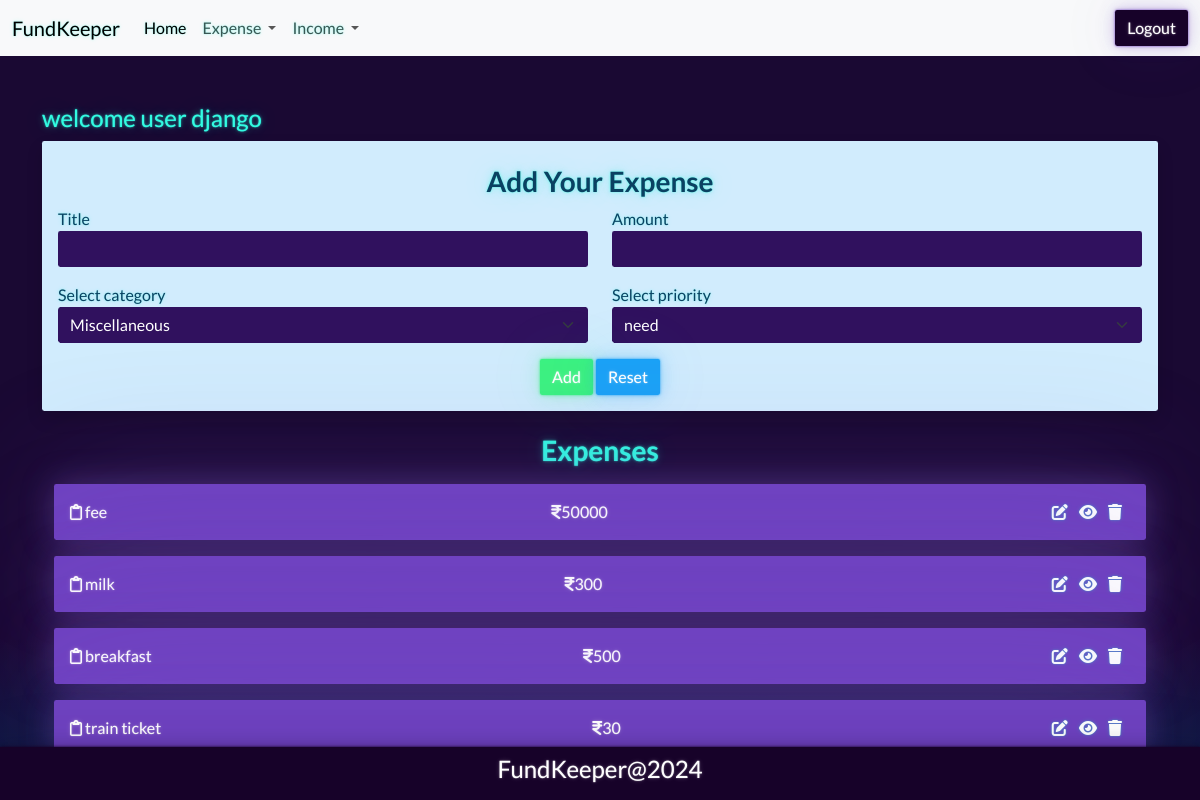
The page /expense/add/ (signed in) on the database as committed earlier.
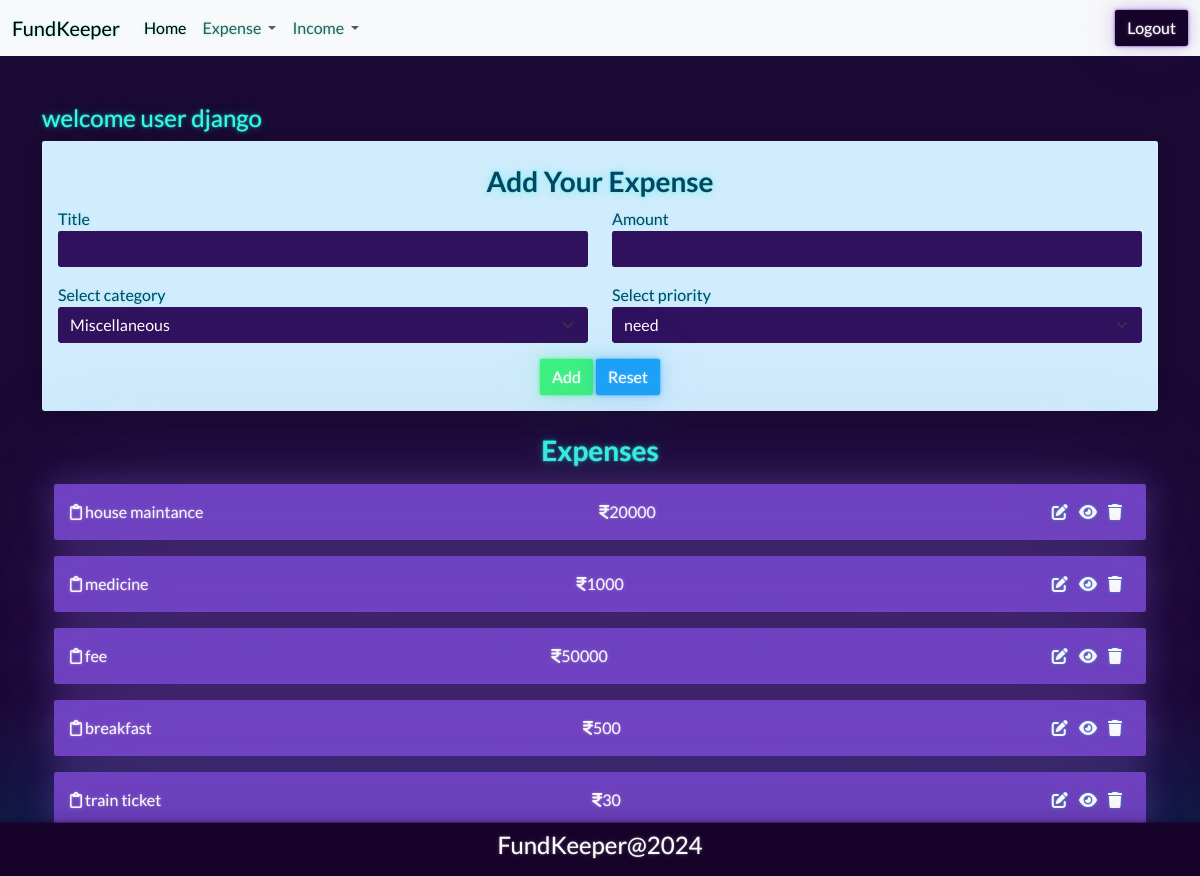
The same page on the database as committed later.
### budget/models.py (models this page shows, shortened)
class Expense(models.Model):
    title=models.CharField(max_length=200)
    amount=models.PositiveIntegerField()
    expense_categories = (
        ("Housing", "Housing"),
        ("Transportation", "Transportation"),
        ("Food", "Food"),
        ("Health", "Health"),
        ("Entertainment", "Entertainment"),
        ("DebtPayments", "Debt Payments"),
        ("PersonalCare", "Personal Care"),
        ("Education", "Education"),
        ("Savings", "Savings"),
        ("Miscellaneous", "Miscellaneous")
    )
    category=models.CharField(max_length=200,choices=expense_categories,default="Miscellaneous")
    user_object=models.ForeignKey(User,on_delete=models.CASCADE)
    created_date=models.DateTimeField(auto_now_add=True)
    priority_options=(
        ("need","need"),
        ("want","want")
    )
    priority=models.CharField(max_length=200,choices=priority_options,default="need")

### budget/views.py (the view, shortened to what this page needs)
# urls.py: path('expense/add/',views.ExpenseCreateView.as_view(),name='expense-add'),
@method_decorator(signin_required,name="dispatch")
class ExpenseCreateView(View):
    def get(self,request,*args, **kwargs):
        form_instance=ExpenseForm()
        qs=Expense.objects.filter(user_object=request.user).order_by("-created_date")
        return render(request,"expense_add.html",{"form":form_instance,"data":qs})

### budget/forms.py
class ExpenseForm(forms.ModelForm):
    class Meta:
        model=Expense
        exclude=("id","created_date","user_object")
        widgets={
            "title":forms.TextInput(attrs={"class":"form-control"}),
            "amount":forms.NumberInput(attrs={"class":"form-control"}),
            "category":forms.Select(attrs={"class":"form-control form-select"}),
            "priority":forms.Select(attrs={"class":"form-control form-select"})
        }

### budget/templates/expense_add.html (shortened to what this page needs)
{%extends 'base.html'%}
{%block main_block%}
<div class="container mt-5">
    <h4>welcome user {{request.user}}</h4>
    <div class="container-fluid border p-3 shadow mb-4 rounded  bg-info-subtle text-info-emphasis" data-aos="zoom-out-up" data-aos-easing="ease-out-cubic"
        data-aos-duration="2000">
        <h3 class="text-center fw-bold my-2">Add Your Expense</h3>
        <form action="" method="post">
            <div class="mb-3">
                <div class="row">
                    <div class="col-6">
                        <label for="">Title</label>
                        {{form.title}}
                    </div>
                    <div class="col-6">
                        <label for="">Amount</label>
                        {{form.amount}}
                    </div>
                </div>
            </div>
            <div class="mb-3">
                <div class="row">
                    <div class="col-6">
                        <label for="">Select category</label>
                        {{form.category}}
                    </div>
                    <div class="col-6">
                        <label for="">Select priority</label>
                        {{form.priority}}
                    </div>
                </div>
            </div>
            <div class="d-flex justify-content-center">
                <div>
                    <button type="submit" class="btn btn-success">Add</button>
                    <button type="reset" class="btn btn-info">Reset</button>
                </div>
            </div>
        </form>
    </div>
    <div class="container-fluid border mb-5 rounded">
        <h3 class="text-center fw-bold my-3">Expenses</h3>
        {%for e in data%}
        <div class="alert alert-primary d-flex justify-content-between" role="alert" data-aos="fade-down"
            data-aos-easing="linear" data-aos-duration="1000">
            <div> <i class="fa-regular fa-clipboard"></i> {{e.title}}</div>
            <div> <i class="fa-solid fa-indian-rupee-sign"></i>{{e.amount}}</div>
            <div>
                <a href="{%url 'expense-edit' e.id%}" class="me-2"><i class="fa-solid fa-pen-to-square"> </i></a>
                <a href="{%url 'expense-detail' e.id%}" class="me-2"><i class="fa-solid fa-eye"></i></a>
                <a href="{%url 'expense-delete' e.id%}" class="me-2"><i class="fa-solid fa-trash"></i></a>
            </div>
        </div>
        {%endfor%}
    </div>
</div>
{%endblock%}

Rows that differ between the two databases and show on the page:
removed Expense: title "milk", amount "300"
added Expense: title "house maintance", amount "20000"
added Expense: title "medicine", amount "1000"
